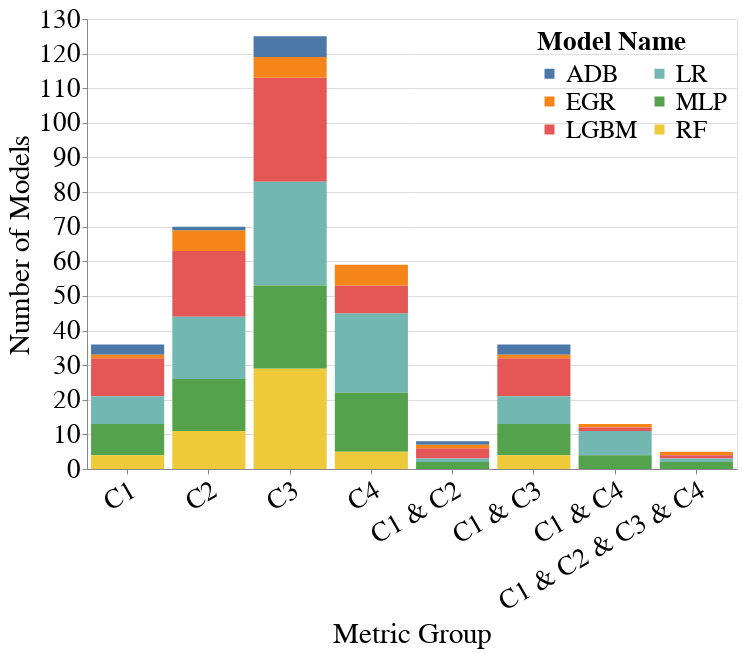

The notebook cell this image was saved under:
### Code cell
metrics_value_range_dct = {
    'Accuracy': [0.9, 1.0], # C1
    'Equalized_Odds_FNR': [-0.05, 0.05], # C2
    'Label_Stability': [0.92, 1.0], # C3
    'Label_Stability_Ratio': [0.95, 1.05], # C4
    'Accuracy&Equalized_Odds_FNR': None, # C1 + C2
    'Accuracy&Label_Stability': None, # C1 + C3
    'Accuracy&Label_Stability_Ratio': None, # C1 + C4
    'Accuracy&Equalized_Odds_FNR&Label_Stability&Label_Stability_Ratio': None, # C1 + C2 + C3 + C4
}
create_bar_chart_for_model_selection(all_subgroup_metrics_df,
                                     all_group_metrics_df,
                                     metrics_value_range_dct,
                                     dataset_name='Law_School',
                                     group='male&race',
                                     vals_to_replace=vals_to_replace)

### Figure 1 — Vega-Lite specification as saved in the notebook (floating-point values rounded to 4 significant figures)
{"config": {"view": {"continuousWidth": 400, "continuousHeight": 300}, "axis": {"labelFontSize": 27, "labelFontWeight": "normal", "labelLimit": 300, "tickMinStep": 1, "titleFontSize": 29, "titleFontWeight": "normal"}, "legend": {"columns": 2, "labelFontSize": 25, "labelLimit": 300, "legendX": 450, "legendY": 10, "orient": "none", "symbolStrokeWidth": 4, "titleFontSize": 27, "titleLimit": 220}, "title": {"fontSize": 27}}, "data": {"name": "data-6d7d09be05dc71414947bf5140e45068"}, "mark": "bar", "encoding": {"color": {"field": "Model_Name", "legend": {"title": "Model Name"}, "type": "nominal"}, "x": {"axis": {"labelAngle": -30}, "field": "Title", "sort": {"order": "ascending"}, "title": "Metric Group", "type": "nominal"}, "y": {"field": "Number_of_Models", "title": "Number of Models", "type": "quantitative"}}, "height": 450, "width": 650, "$schema": "https://vega.github.io/schema/vega-lite/v4.17.0.json", "datasets": {"data-6d7d09be05dc71414947bf5140e45068": [{"Model_Name": "LGBM", "Number_of_Models": 11, "Metric_Group": "Accuracy", "Alias": "C1", "Title": "C1"}, {"Model_Name": "MLP", "Number_of_Models": 9, "Metric_Group": "Accuracy", "Alias": "C1", "Title": "C1"}, {"Model_Name": "LR", "Number_of_Models": 8, "Metric_Group": "Accuracy", "Alias": "C1", "Title": "C1"}, {"Model_Name": "RF", "Number_of_Models": 4, "Metric_Group": "Accuracy", "Alias": "C1", "Title": "C1"}, {"Model_Name": "ADB", "Number_of_Models": 3, "Metric_Group": "Accuracy", "Alias": "C1", "Title": "C1"}, {"Model_Name": "EGR", "Number_of_Models": 1, "Metric_Group": "Accuracy", "Alias": "C1", "Title": "C1"}, {"Model_Name": "LGBM", "Number_of_Models": 19, "Metric_Group": "Equalized_Odds_FNR", "Alias": "C2", "Title": "C2"}, {"Model_Name": "LR", "Number_of_Models": 18, "Metric_Group": "Equalized_Odds_FNR", "Alias": "C2", "Title": "C2"}, {"Model_Name": "MLP", "Number_of_Models": 15, "Metric_Group": "Equalized_Odds_FNR", "Alias": "C2", "Title": "C2"}, {"Model_Name": "RF", "Number_of_Models": 11, "Metric_Group": "Equalized_Odds_FNR", "Alias": "C2", "Title": "C2"}, {"Model_Name": "EGR", "Number_of_Models": 6, "Metric_Group": "Equalized_Odds_FNR", "Alias": "C2", "Title": "C2"}, {"Model_Name": "ADB", "Number_of_Models": 1, "Metric_Group": "Equalized_Odds_FNR", "Alias": "C2", "Title": "C2"}, {"Model_Name": "LGBM", "Number_of_Models": 30, "Metric_Group": "Label_Stability", "Alias": "C3", "Title": "C3"}, {"Model_Name": "LR", "Number_of_Models": 30, "Metric_Group": "Label_Stability", "Alias": "C3", "Title": "C3"}, {"Model_Name": "RF", "Number_of_Models": 29, "Metric_Group": "Label_Stability", "Alias": "C3", "Title": "C3"}, {"Model_Name": "MLP", "Number_of_Models": 24, "Metric_Group": "Label_Stability", "Alias": "C3", "Title": "C3"}, {"Model_Name": "ADB", "Number_of_Models": 6, "Metric_Group": "Label_Stability", "Alias": "C3", "Title": "C3"}, {"Model_Name": "EGR", "Number_of_Models": 6, "Metric_Group": "Label_Stability", "Alias": "C3", "Title": "C3"}, {"Model_Name": "LR", "Number_of_Models": 23, "Metric_Group": "Label_Stability_Ratio", "Alias": "C4", "Title": "C4"}, {"Model_Name": "MLP", "Number_of_Models": 17, "Metric_Group": "Label_Stability_Ratio", "Alias": "C4", "Title": "C4"}, {"Model_Name": "LGBM", "Number_of_Models": 8, "Metric_Group": "Label_Stability_Ratio", "Alias": "C4", "Title": "C4"}, {"Model_Name": "EGR", "Number_of_Models": 6, "Metric_Group": "Label_Stability_Ratio", "Alias": "C4", "Title": "C4"}, {"Model_Name": "RF", "Number_of_Models": 5, "Metric_Group": "Label_Stability_Ratio", "Alias": "C4", "Title": "C4"}, {"Model_Name": "LGBM", "Number_of_Models": 3, "Metric_Group": "Accuracy&Equalized_Odds_FNR", "Alias": "C1 & C2", "Title": "C1 & C2"}, {"Model_Name": "MLP", "Number_of_Models": 2, "Metric_Group": "Accuracy&Equalized_Odds_FNR", "Alias": "C1 & C2", "Title": "C1 & C2"}, {"Model_Name": "ADB", "Number_of_Models": 1, "Metric_Group": "Accuracy&Equalized_Odds_FNR", "Alias": "C1 & C2", "Title": "C1 & C2"}, {"Model_Name": "EGR", "Number_of_Models": 1, "Metric_Group": "Accuracy&Equalized_Odds_FNR", "Alias": "C1 & C2", "Title": "C1 & C2"}, {"Model_Name": "LR", "Number_of_Models": 1, "Metric_Group": "Accuracy&Equalized_Odds_FNR", "Alias": "C1 & C2", "Title": "C1 & C2"}, {"Model_Name": "LGBM", "Number_of_Models": 11, "Metric_Group": "Accuracy&Label_Stability", "Alias": "C1 & C3", "Title": "C1 & C3"}, {"Model_Name": "MLP", "Number_of_Models": 9, "Metric_Group": "Accuracy&Label_Stability", "Alias": "C1 & C3", "Title": "C1 & C3"}, {"Model_Name": "LR", "Number_of_Models": 8, "Metric_Group": "Accuracy&Label_Stability", "Alias": "C1 & C3", "Title": "C1 & C3"}, {"Model_Name": "RF", "Number_of_Models": 4, "Metric_Group": "Accuracy&Label_Stability", "Alias": "C1 & C3", "Title": "C1 & C3"}, {"Model_Name": "ADB", "Number_of_Models": 3, "Metric_Group": "Accuracy&Label_Stability", "Alias": "C1 & C3", "Title": "C1 & C3"}, {"Model_Name": "EGR", "Number_of_Models": 1, "Metric_Group": "Accuracy&Label_Stability", "Alias": "C1 & C3", "Title": "C1 & C3"}, {"Model_Name": "LR", "Number_of_Models": 7, "Metric_Group": "Accuracy&Label_Stability_Ratio", "Alias": "C1 & C4", "Title": "C1 & C4"}, {"Model_Name": "MLP", "Number_of_Models": 4, "Metric_Group": "Accuracy&Label_Stability_Ratio", "Alias": "C1 & C4", "Title": "C1 & C4"}, {"Model_Name": "EGR", "Number_of_Models": 1, "Metric_Group": "Accuracy&Label_Stability_Ratio", "Alias": "C1 & C4", "Title": "C1 & C4"}, {"Model_Name": "LGBM", "Number_of_Models": 1, "Metric_Group": "Accuracy&Label_Stability_Ratio", "Alias": "C1 & C4", "Title": "C1 & C4"}, {"Model_Name": "MLP", "Number_of_Models": 2, "Metric_Group": "Accuracy&Equalized_Odds_FNR&Label_Stability&Label_Stability_Ratio", "Alias": "C1 & C2 & C3 & C4", "Title": "C1 & C2 & C3 & C4"}, {"Model_Name": "EGR", "Number_of_Models": 1, "Metric_Group": "Accuracy&Equalized_Odds_FNR&Label_Stability&Label_Stability_Ratio", "Alias": "C1 & C2 & C3 & C4", "Title": "C1 & C2 & C3 & C4"}, {"Model_Name": "LGBM", "Number_of_Models": 1, "Metric_Group": "Accuracy&Equalized_Odds_FNR&Label_Stability&Label_Stability_Ratio", "Alias": "C1 & C2 & C3 & C4", "Title": "C1 & C2 & C3 & C4"}, {"Model_Name": "LR", "Number_of_Models": 1, "Metric_Group": "Accuracy&Equalized_Odds_FNR&Label_Stability&Label_Stability_Ratio", "Alias": "C1 & C2 & C3 & C4", "Title": "C1 & C2 & C3 & C4"}]}}
